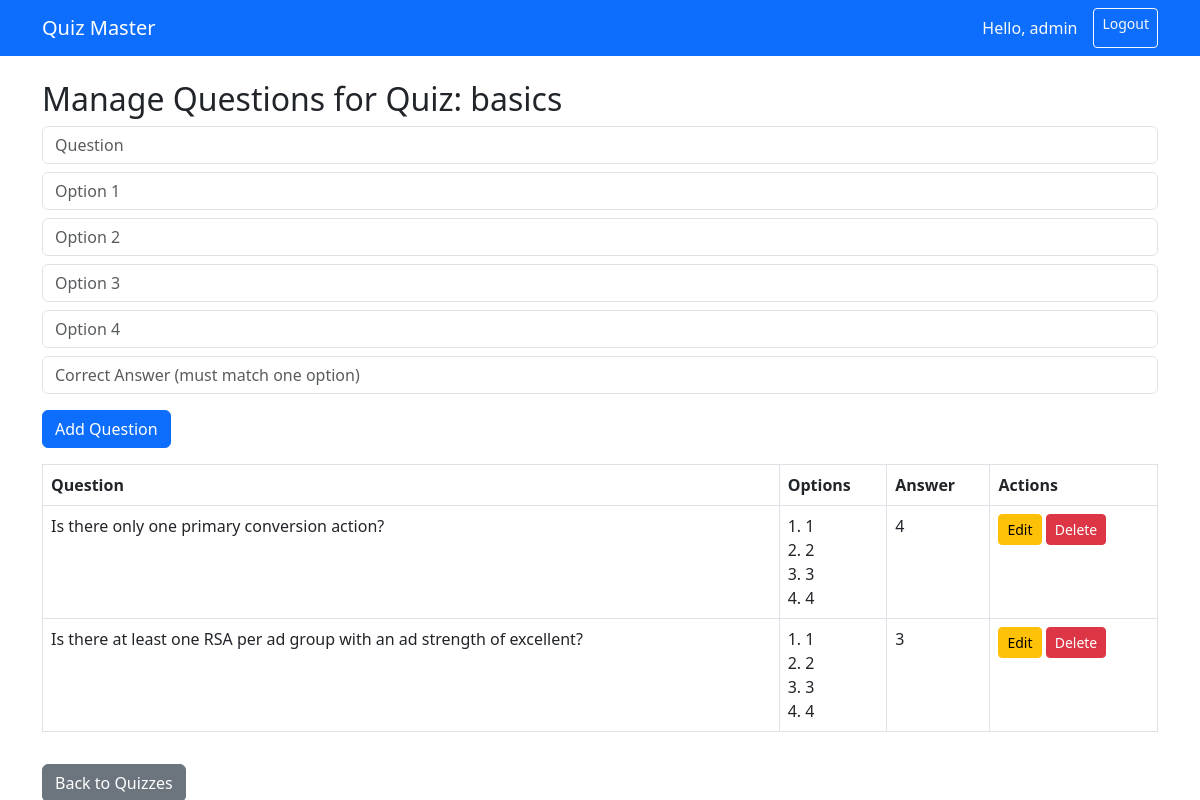
The app's page /admin/quiz_questions/1 (signed in) with its own data.
### tables this page shows
CREATE TABLE quizzes (
                id INTEGER PRIMARY KEY AUTOINCREMENT,
                name TEXT NOT NULL,
                subject_id INTEGER NOT NULL,
                chapter_id INTEGER NOT NULL,
                FOREIGN KEY(subject_id) REFERENCES subjects(id) ON DELETE CASCADE,
                FOREIGN KEY(chapter_id) REFERENCES chapters(id) ON DELETE CASCADE
            );

CREATE TABLE questions (
                id INTEGER PRIMARY KEY AUTOINCREMENT,
                quiz_id INTEGER NOT NULL,
                question TEXT NOT NULL,
                option1 TEXT NOT NULL,
                option2 TEXT NOT NULL,
                option3 TEXT NOT NULL,
                option4 TEXT NOT NULL,
                answer TEXT NOT NULL,
                FOREIGN KEY(quiz_id) REFERENCES quizzes(id) ON DELETE CASCADE
            );

### app.py (the view, shortened to what this page needs)
@app.route('/admin/quiz_questions/<int:quiz_id>', methods=['GET', 'POST'])
@admin_required
def manage_questions(quiz_id):
    conn = get_db_connection()
    quiz = conn.execute("SELECT * FROM quizzes WHERE id = ?", (quiz_id,)).fetchone()
    if not quiz:
        flash('Quiz not found', 'danger')
        conn.close()
        return redirect(url_for('manage_subjects'))
    questions = conn.execute("SELECT * FROM questions WHERE quiz_id = ?", (quiz_id,)).fetchall()
    conn.close()
    return render_template('manage_questions.html', questions=questions, quiz=quiz)

### app.py (called while the page is built)
def get_db_connection():
    conn = sqlite3.connect(db_file)
    conn.row_factory = sqlite3.Row
    return conn

def admin_required(f):
    @wraps(f)
    def decorated_function(*args, **kwargs):
        if 'user' not in session or session.get('role') != 'admin':
            flash('Admin login required.', 'warning')
            return redirect(url_for('login'))
        return f(*args, **kwargs)
    return decorated_function

### templates/manage_questions.html (shortened to what this page needs)
{% extends "base.html" %}
{% block content %}
<h2>Manage Questions for Quiz: {{ quiz['name'] }}</h2>
<form method="POST" class="mb-3">
  <div class="mb-2">
    <input type="text" name="question" placeholder="Question" required class="form-control"/>
  </div>
  <div class="mb-2">
    <input type="text" name="option1" placeholder="Option 1" required class="form-control"/>
  </div>
  <div class="mb-2">
    <input type="text" name="option2" placeholder="Option 2" required class="form-control"/>
  </div>
  <div class="mb-2">
    <input type="text" name="option3" placeholder="Option 3" required class="form-control"/>
  </div>
  <div class="mb-2">
    <input type="text" name="option4" placeholder="Option 4" required class="form-control"/>
  </div>
  <div class="mb-3">
    <input type="text" name="answer" placeholder="Correct Answer (must match one option)" required class="form-control"/>
  </div>
  <button type="submit" class="btn btn-primary">Add Question</button>
</form>
<table class="table table-bordered">
  <thead><tr><th>Question</th><th>Options</th><th>Answer</th><th>Actions</th></tr></thead>
  <tbody>
    {% for question in questions %}
    <tr>
      <td>{{ question['question'] }}</td>
      <td>
        1. {{ question['option1'] }}<br/>
        2. {{ question['option2'] }}<br/>
        3. {{ question['option3'] }}<br/>
        4. {{ question['option4'] }}
      </td>
      <td>{{ question['answer'] }}</td>
      <td>
        <a href="{{ url_for('edit_question', question_id=question['id']) }}" class="btn btn-sm btn-warning">Edit</a>
        <a href="{{ url_for('delete_question', question_id=question['id']) }}" class="btn btn-sm btn-danger" onclick="return confirm('Delete this question?')">Delete</a>
      </td>
    </tr>
    {% else %}
    <tr><td colspan="4">No questions found.</td></tr>
    {% endfor %}
  </tbody>
</table>
<a href="{{ url_for('manage_quizzes', chapter_id=quiz['chapter_id']) }}" class="btn btn-secondary mt-3">Back to Quizzes</a>
{% endblock %}

### templates/base.html (shortened to what this page needs)
<!DOCTYPE html>
<html lang="en">
<head>
<link href="https://cdn.jsdelivr.net/npm/bootstrap@5.3.0/dist/css/bootstrap.min.css" rel="stylesheet"/>
</head>
<body>
<nav class="navbar navbar-expand-lg navbar-dark bg-primary mb-4">
  <div class="container">
    <a class="navbar-brand" href="{{ url_for('admin') if session.get('role')=='admin' else url_for('user_console') }}">Quiz Master</a>
    <div class="d-flex">
        {% if 'user' in session %}
            <span class="navbar-text text-light me-3">Hello, {{ session['user'] }}</span>
            <a href="{{ url_for('logout') }}" class="btn btn-outline-light btn-sm">Logout</a>
        {% else %}
            <a href="{{ url_for('login') }}" class="btn btn-outline-light btn-sm">Login</a>
        {% endif %}
    </div>
  </div>
</nav>
<div class="container">
  {% block content %}{% endblock %}
</div>
</body>
</html>

### records on screen
quizzes: name "basics"
questions: question "Is there only one primary conversion action?", option1 "1", option2 "2", option3 "3", option4 "4", answer "4"
questions: question "Is there at least one RSA per ad group with an ad strength of excellent?", option1 "1", option2 "2", option3 "3", option4 "4", answer "3"

### other values on screen
{{ session['user'] }} "admin"
